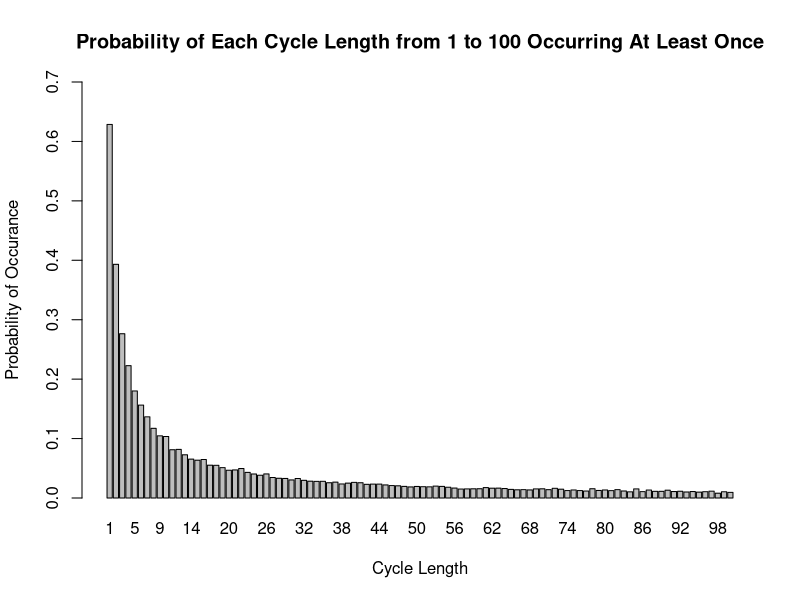

Reproduce this figure in R.
# Group members:
# 1. Jie Xin Ng s1859154
# 2. Qiqi Xiao s2323497
# 3. Imran Toprak s2430699

# GitHub Repo: https://github.com/JieXinNg/StatsProgrammingCW2.git

# Team member contributions: 
# the three of us did all the questions and helped each other out when stuck
# we compared and modified our codes into this final version
# each of us contributed equally towards this assignment, 33% each 

### Overview ####
# This project finds a good strategy for the prisoner problem with simulations.
# The prisoner problem is a problem with 2n prisoners, boxes, and cards. 
# Each prisoner is assigned a number from 1 to 2n.
# The same is done for the boxes and cards.
# In each box, a card is randomly allocated.
# The prisoner has n tries to open a box until he finds card k, his own number.
# This project simulates 3 strategies to find card k by the n-th opened box.
# A success is when the prisoner found card k by the n-th box in a simulation.
# We compare the 3 strategies with the probabilities of successful simulations.
# Startegy 1 starts at box k, then going to the next box with the card number 
# gotten in box k, this process is repeated until card = k is found.
# Strategy 2 is the same as Strategy 1, but starting at a random box instead.
# Strategy 3 is opening boxes randomly until card = k is found.
# Function Pone simulates the prisoner problem and estimate the probabilities.
# From the results, we are interested in finding the joint success probability. 
# Pall is a function to estimate the success probability for all prisoners.
# We then created dloop to explore the probabilities of each loop length from 1 
# to 2n occurring at least once in a random shuffling of cards to boxes.
# dloop is used to find an explanation for why strategy 1 is better.
# The presence of loops while being in the loop for starting at box k increases 
# the chances of finding card k if loops with length<=n are more likely to occur 
# We end the project with visualising the probabilities of each loop length from
# 1 to 2n occurring at least once in a random shuffling of cards to boxes.
#################

create_box <- function(n)
{
  # returns a list of 2n of box-car pairs, each card is randomly allocated to a box  
  # @return box_with_card = a list of box and card pairs
  # @param n = half of the number of boxes, i.e. put n=5 if you wish to create 10 box-card pairs

  
  box_number <- c(1:(2*n)) # create an array of boxes from 1 to 2n
  card_number <- sample(1:(2*n)) # create an array of cards randomly sorted from 1 to 2n
  box_with_card <- list() # create a list to contain the box-card pair
  
  # loop to pair up the boxes and cards
  for (i in 1:(2*n)) {
    box_with_card <- append(box_with_card, list(c(box_number[i],card_number[i]))) 
  }
  
  return(box_with_card) # this is in the format (box_number,card_number)
}


strategy1 <- function(n, k, box_with_card)
{
  # this function is used to determine if the k-th prisoner succeed by strategy 1
  # return 1 if succeed or return 0 if fail
  # Strategy 1 is to start at box k, then going to the subsequent box with the 
  # card number gotten in box k, this process is repeated until card = k is found
  # @param n = number of boxes opened to find k card
  # @param k = prisoner's number
  # @param box_with_card = the list of all box-card pairs
  
  
  k_success <- 0
  picked_box <- box_with_card[[k]] # The k-th box is the first opened box
  
  # loop n times as a prisoner only has n tries
  for (b in 1:n){
    # if we do not find the prisoner's number in the box
    if (picked_box[2] != k){
      # pick the next box using the card number found in current box
      picked_box <- box_with_card[[picked_box[2]]] 
    }
    # if we found the prisoner's card by the n-th opened box
    else {
      k_success <- 1 # count up the number of successess
      break
    }
  }
  return (k_success)
}


strategy2 <- function(n, k, box_with_card)
{
  # this function is used to determine if the k-th prisoner succeed by strategy 2
  # return 1 if succeed or return 0 if fail
  # Strategy 2 is the same as Strategy 1, but starting at a random box instead
  # @param n = number of boxes opened to find k card
  # @param k = prisoner's number
  # @param box_with_card = the list of all box-card pairs
  
  
  k_success <- 0
  # start from a randomly selected box
  picked_box <- box_with_card[[sample(1:(2*n),1)]] 
  
  # loop n times as a prisoner only has n tries
  for (b in 1:n){
    # if we do not find the prisoner's number in the box
    if (picked_box[2] != k){
      # pick the next box using the card number found in current box
      picked_box <- box_with_card[[picked_box[2]]]
    }
    # if we found the prisoner's card by the n-th opened box
    else {
      k_success <- 1  # count up the number of successes
      break
    }
  }
  return (k_success)
}


strategy3 <- function(n, k, box_with_card)
{
  # this function is used to determine if the k-th prisoner succeed by strategy 3
  # return 1 if succeed or return 0 if fail
  # Strategy 3 is opening boxes randomly until card = k is found
  # @param n = number of boxes opened to find k card
  # @param k = prisoner's number
  # @param box_with_card = the list of all box-card pairs
  
  k_success <- 0
  # prisoners open n boxes at random
  open_order <- c(sample(1:(2*n),n))
  # every prisoner can open at most n boxes
  for (j in 1:n) {
    # if the prisoner successfully found the card with number k
    if (box_with_card[[open_order[j]]][2] == k) {
      k_success <- 1 # count up the number of successes
      break
    }
  }
  return(k_success)
}

Pone <- function(n, k, strategy, nreps){
  
  # Pone is used to estimate the probability of finding card = k by the n-th box
  # Strategy 1 is to start at box k, then going to the subsequent box with the 
  # card number gotten in box k, this process is repeated until card = k is found
  # Strategy 2 is the same as Strategy 1, but starting at a random box instead
  # Strategy 3 is opening boxes randomly until card = k is found
  #
  # This function uses create_box
  # @return the probability of finding card = k by the n-th box given a strategy
  # @param n = number of boxes opened to find k card
  # @param k = prisoner's number
  # @param strategy = strategy chosen to find k card
  # @param nreps = number of repetitions of simulation to estimate probability
  
  if (strategy == 1){
    count = 0 # start a counter for successful simulations 
    
    # repeat the simulation nreps times
    for (rep in 1:nreps){
      box_with_card <- create_box(n) # create a list of 2n random box-card pairs 
      # counting the simulation as a success
      count <- strategy1(n, k, box_with_card) + count
    }
  }
  
  else if (strategy == 2)
  {
    count = 0 # start a counter for successful simulations
    # repeat the simulation nreps times
    for (rep in 1:nreps){
      box_with_card <- create_box(n) # create a list of 2n random box-card pairs 
      # counting the simulation as a success
      count <- strategy2(n, k, box_with_card) + count
    }
  }
  
  else if (strategy == 3)
  {
    count = 0 # start a counter for successful simulations
    # repeat the simulation nreps times
    for (rep in 1:nreps){
      box_with_card <- create_box(n) # create a list of 2n random box-card pairs 
      # counting the simulation as a success
      count <- strategy3(n, k, box_with_card) + count
    }
  }
  
  return(count/nreps) # probability = number of successes / total simulations 
  
}


Pall <- function(n,strategy,nreps)
{ 
  # Pall aims to find the probability that all prisoners successfully found their card 
  # The 3 strategies are the same as those in Pone.
  # @param n = number of boxes opened to find k card
  # @param strategy = strategy chosen to find k card, which should be 1, 2 or 3
  # @param nreps = number of repetitions of simulation to estimate probability
  
  count_simulations <- 0 # counting up the number of times that all prisoners succeed
  if(strategy == 1)
  {
    # repeat the simulation nreps times
    for (rep in 1:nreps){
      # counting up the number of prisoners succeed in one simulation
      count_one_simulation <- 0 
      # all box-card pairs are exactly the same for every prisoner in one simulation
      box_with_card <- create_box(n)
      # loop over the prisoners
      for (k in 1:(2*n)){
        count_one_simulation <- strategy1(n, k, box_with_card) + count_one_simulation
      }
      # decide if all prisoners succeed in this simulation
      if (count_one_simulation == 2*n){
        count_simulations <- count_simulations + 1 # +1 for every joint success
      }
    }
  }
  
  else if (strategy == 2)
  {
    # counting up the number of times that all prisoners succeed
    count_simulations <- 0 
    # repeat the simulation nreps times
    for (rep in 1:nreps){
      # counting up the number of prisoners succeed in one simulation
      count_one_simulation <- 0 
      box_with_card <- create_box(n)
      # loop over the prisoners
      for (k in 1:(2*n)){
        count_one_simulation <- strategy2(n, k, box_with_card) + count_one_simulation
      }
      # decide if all prisoners succeed in this simulation
      if (count_one_simulation == 2*n){
        count_simulations <- count_simulations + 1 # +1 for every joint success
      }
    }
  }
  
  else if (strategy == 3) 
  {
    # counting up the number of times that all prisoners succeed
    count_simulations <- 0 
    # repeat the simulation nreps times
    for (rep in 1:nreps){
      box_with_card <- create_box(n)
      # counting up the number of prisoners succeed in one simulation
      count_one_simulation <- 0 
      # loop over the prisoners
      for (k in 1:(2*n)){
        count_one_simulation <- strategy3(n, k, box_with_card) + count_one_simulation
      }
      # decide if all prisoners succeed in this simulation
      if (count_one_simulation == 2*n) {
        count_simulations <- count_simulations + 1 # +1 for every joint success
      }
    }
    
  }
  return(count_simulations/nreps) 
}

# We compare the probabilities for n=5 and n=50 for individual and joint probabilities
one5 <- c(Pone(5,7,1,10000),Pone(5,7,2,10000),Pone(5,7,3,10000))
one50 <- c(Pone(50,7,1,10000),Pone(50,7,2,10000),Pone(50,7,3,10000))
all5 <- c(Pall(5,1,10000),Pall(5,2,10000),Pall(5,3,10000))
all50 <- c(Pall(50,1,10000),Pall(50,2,10000),Pall(50,3,10000))
# when n=5
for (i in 1:3){
  print(paste0("The individual success probability for n = 5 using strategy ", 
               i, " is ", one5[i]))
  print(paste0("The joint success probability for n = 5 using strategy ", 
               i, " is ", all5[i]))
}
# when n=50
for (i in 1:3){
  print(paste0("The individual success probability for n = 50 using strategy ", 
               i, " is ", one50[i]))
  print(paste0("The joint success probability for n = 50 using strategy ", 
               i, " is ", all50[i]))
}

# Comments about findings
#Strategy 1 works significantly better than the other strategies because of the loops, 
#during the opening sequences which will be elaborated in the last section, as well.

#For strategy 3, we do not consider the loops, because the prisoners pick the boxes
#randomly. Their decision do not depend on the outcome of the previous box. So, each 
#prisoner will have 0.5 chance, and the success probability of each prisoner is independent
#from the others. Therefore, joint success probability decreases dramatically with increasing n.

#If prisoners decide on the next box according to the outcome of previous box, a loop will 
#definitely occur, because we will turn back to our initial box ultimately. In other words, 
#there will be limited number of loops whose lengths are ranging from 1 to 2n in each 
#random shuffling of the cards.

#Then, for strategy 2, we always have two possibilities: Either the first randomly selected box 
#and our desired box are members of the same loop, or not. If not, we will have infinite loop 
#and it is impossible to reach the box containing our number in n steps. That is why the joint 
#probability  of success is dramatically less than the one in strategy 1. According to Pone function, 
#the probability of success for each prisoner was around 0.4, and it is independent from the other  
#prisoners again, Which decreases the probability of total success with increasing n, again.

#Unlike strategy 2, strategy 1 works significantly well, because the loop including our first box
#will definitely include our desired box, because we are starting with the box with our number.
#Then, the probability of success will depend on the length of this first loop. As we can try n times 
#at most, we can find our number only if the length of loop is less than n+1. For a single person, 
#the probability of success is still 0.5, but this time joint probability is much higher, because 
#the success of each prisoner will not be independent from the others. Because the room is turned to 
#its original state after each turn, and all prisoners start with a unique number. Then, all loops 
#included by 2n different box-number combinations will be tried by the prisoners, and if the maximum
#loop length is less than n+1, then all prisoners will be free. 

dloop <- function (n,nreps){
  
  # dloop estimates the probabilities of each loop length from 1 to 2n occurring 
  # at least once in a random shuffling of cards to boxes.
  # This is done by setting up two variables "start" and "pick"
  # "start" is used to decompose the cycles as we remove elements found in the 
  # "start" cycle such that we do not end up in the same permutation cycle again 
  # when picking a new "start" value.
  # "pick" is used to pick the next opened box while adding each element found 
  # to the list of elements to be excluded from "start", if we end up picking a
  # box with the card "start", we end the current loop and and choose a new "start"
  #
  # @return a 2n array of probabilities for each loop length occurring at least 
  # once in a random shuffling of cards to boxes
  # @param n = half the loop length, i.e. put n=5 if you wish to create 10 box-card pairs
  # @param nreps = number of repetitions of simulation to estimate probability
  
  
  # array to contain the probabilites for all loop length occurring at least once 
  loop_len_for_all <- rep(0,2*n)
  
  # loop the simulation nreps times 
  for (rep in 1:nreps){
    # array to contain the probabilities for all loop length occurring at least once in a given simulation
    loop_len_for_one <- rep(0,2*n)
    # collect the box numbers that have been in a loop so they are not chosen again
    loop_included <- c() 
    card_num <- sample(1:(2*n)) # random shuffling of card numbers from 1 to 2n
    start <- 1                  # start with the first card for the first loop
    
    # while we have not found all the cycles of the cards
    while (length(loop_included) != 2*n) {
      # if we have not gone through all possible loops
      if (length(loop_included) >= 1 & length(loop_included) < 2*n-1){
        # pick the next start for next loop from cards that have not been opened
        start <- sample(c(1:(2*n))[-loop_included], 1)
      }
      
      # else if we have gone through all loops except for one
      else if(length(loop_included) == 2*n-1){
        
        start <- c(1:(2*n))[-loop_included] # set the last card number = element in loop_included
      }
  
      pick <- start     # set the first opened box number to be start
      length_count <- 0 # count up the length of the loop
      
      # while we have not reached the end of the loop
      # i.e. the selected card is not the starting box
      while (card_num[pick] != start){
        # keep adding the elements in the cycle into loop_included
        loop_included <- append(loop_included, pick)
        pick <- card_num[pick]            # pick the next box to be the current card number
        length_count <- length_count + 1  # counting up the length of each loop
        
      }
      
      loop_included <- append(loop_included, pick) # the last element in the loop is not counted up
      length_count <- length_count + 1             # count up the number of elements in the loop
      # count the times each loop length shows in one simulation
      loop_len_for_one[length_count] <- loop_len_for_one[length_count] + 1 
      
    }
    
    # loop through each cycle length to update the value for loop_len_for_all
    for (i in 1:(2*n)){
      # if the cycle length occurs at least one
      if (loop_len_for_one[i] != 0){
        # count up each loop length occurring at least once for all simulations
        loop_len_for_all[i] <- loop_len_for_all[i] + 1 
      }
    }
  }
  
  # divide total number of times each cycle length occurs by nreps to get probability
  return(loop_len_for_all / nreps) 
  
}

# Now we explore the probabilities with dloop and visualise them
prob<-dloop(50,10000)
print(paste0("Below is the estimate of the probabilities of each loop length from 1 to " 
      ,"2n occurring at least once for n = 50."))
print(prob)
prob2<- sum(prob[51:100]) # this sum gives us the probability of losing
cat(paste0("The probability that there is no loop longer than 50 in a random ", 
             "reshuffling of cards to boxes is ", 1 - prob2, ", \n this is close to", 
             " the joint success probaility as found using Pall(50,1,10000)"))
# plot the probabilities
dat <- data.frame(x=c(1:100), y=(prob))
barplot(dat$y, names.arg=dat$x, ylim=c(0,0.7), ylab="Probability of Occurance", 
        xlab="Cycle Length", main="Probability of Each Cycle Length from 1 to 100 Occurring At Least Once")
